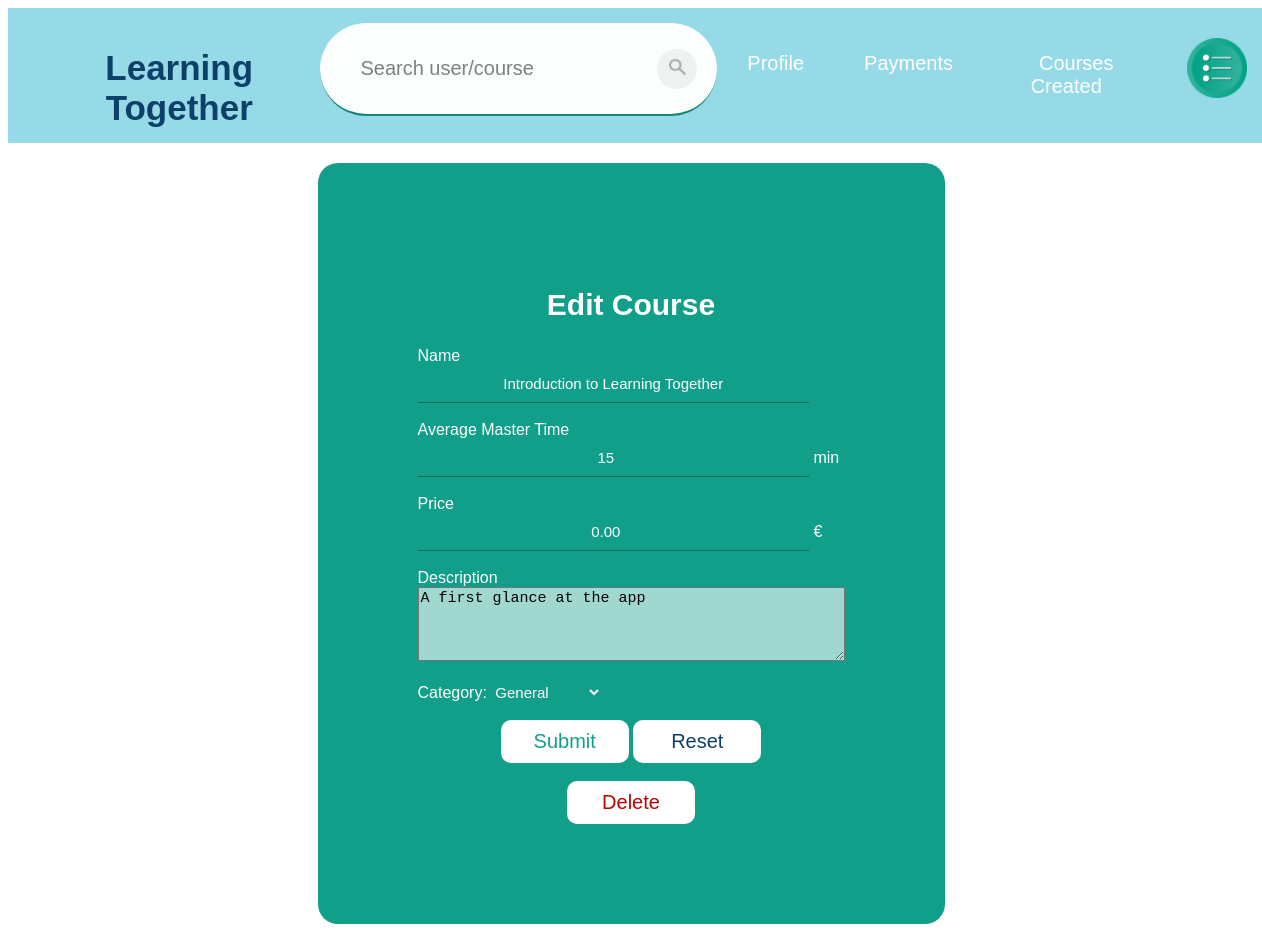
/editCourse/1 (signed in), run on the app's committed database.
### app/models.py (models this page shows, shortened)
class Course(models.Model):
    categoryId = models.ForeignKey(Category, on_delete=models.PROTECT)
    name = models.CharField(max_length=100)
    averageMasterTime = models.SmallIntegerField()
    price = models.DecimalField(max_digits=6, decimal_places=2)
    description = models.CharField(max_length=200, blank=True)
    link = models.CharField(max_length=200, default="")

class Category(models.Model):
    category = models.CharField(max_length=50)

### app/views.py (the view)
# urls.py: path('editCourse/<id>',views.editCourse,name="editCourse"),
def editCourse(request, id):
    if request.user.is_authenticated:
        course = models.Course.objects.filter(id__exact=id)
        if not course:
            s.error(request, "Course doesn't exist.",
                    button="OK", timer=2000)
            return redirect('home')
        profile = models.Profile.objects.filter(userId__exact=request.user.id)
        public = models.Public.objects.filter(profileId__exact=profile[0].id)
        courseMade = models.CoursesMade.objects.filter(
            publicId__exact=public[0].id, courseId__exact=id)
        if request.user.is_staff:
            isAdmin = True
        else:
            isAdmin = False
        if not isAdmin:
            if not courseMade:
                s.error(request, "You don't have permission to edit this course.",
                        button="OK", timer=2000)
                return redirect('home')
        categories = models.Category.objects.all().exclude(
            id=course[0].categoryId.id)
        return render(request, "app/editCourse.html", {'course': course[0], 'categories': categories, 'isAdmin': isAdmin, 'thisUser': courseMade, 'userId': request.user.id, 'showOptions': True})
    return redirect('home')

### templates/app/editCourse.html (shortened to what this page needs)
{% extends 'app/base.html' %}
{% block content %}
{% include 'app/navBar.html' with thisUser=thisUser userId=userId showOptions=showOptions %}
{% if thisUser %}
<div class="container">
    <section class="formContainer">
        <form id="editForm" method="POST" action="../saveCourseChanges">
            <h1>Edit Course</h1>
            Name<br>
            <input required class="inputText" type="text" name="name" value="{{ course.name }}"><br><br>
            Average Master Time<br>
            <input required class="inputNumber" type="number" name="averageMasterTime" value="{{ course.averageMasterTime }}" min="1"> min<br><br>
            Price<br>
            <input required class="inputNumber" type="number" name="price" value="{{ course.price }}" step=".01" min="0"> €<br><br>
            Description<br><textarea rows="4" cols="45" class="description" name="description">{{ course.description }}</textarea><br><br>
            Category: <select required class="category" name="category"><br>
                <option class="formElement" value="{{ course.categoryId.id }}">{{ course.categoryId.category }}</option>
            </select><br><br>
            <center>
                <input id="submitButton" class="btn" type="submit" name="submit" value="Submit">
                <input class="btnR" type="reset" value="Reset">
            </center>
        </form>
        <center>
            <br>
            <form id="deleteForm" method="POST" action="../deleteCourse">
                <input id="deleteButton" class="btnD" type="submit" value="Delete">
            </form>
    </center>
    </section>
</div>
{% else %}
<h2>You don't have permission to edit this course!</h2>
{% endif %}
{% endblock %}

### static/test.css (style rules this page uses)
body { background-color: rgb(255, 255, 255); font-family: sans-serif; }

### templates/app/editCourse.html (style rules this page uses)
.container { margin:20px; display: flex; align-items: center; justify-content: center; color:white; }
.formContainer { background-color:#129f8a; max-width: 500px; height: fit-content; padding: 100px; border-radius: 20px; }
form h1 { text-align: center; font-size: 30px; color: white; }
.description { background-color: rgba(255, 255, 255, 0.6); font-size: 15px; }
.inputText { border: 0; border-bottom: 1px solid #07554aa3; transition: all 0.2s; outline: 0; color:white; padding: 10px; text-align: center; font-size: 15px; background-color: transparent; width: 87%; }
.inputNumber { width: 87%; border: 0; color:white; border-bottom: 1px solid #07554aa3; padding: 10px; font-size: 15px; outline: 0; text-align: center; background-color: transparent; }
.category { background-color: transparent; outline: 0; color:white; border:0px; font-size:15px; }
.btn { width: 30%; border-radius: 10px; background-color: white ; font-size:20px; text-align: center; padding: 10px; border: 0; color: #129f8a; cursor: pointer; }
.btnD { width: 30%; border-radius: 10px; background-color: white ; font-size:20px; text-align: center; padding: 10px; border: 0; justify-content: center; color: rgb(185, 6, 6); cursor: pointer; }
.btnR { width: 30%; border-radius: 10px; background-color: white ; font-size:20px; text-align: center; padding: 10px; border: 0; justify-content: center; color: rgb(13, 64, 105); cursor: pointer; }
option { color: black; }

### templates/app/searchBar.html (style rules this page uses)
::placeholder { color:rgba(0, 0, 0, 0.514); }

### data on the page
Course: name "Introduction to Learning Together", averageMasterTime "15", price "0.00", description "A first glance at the app", category "General"
